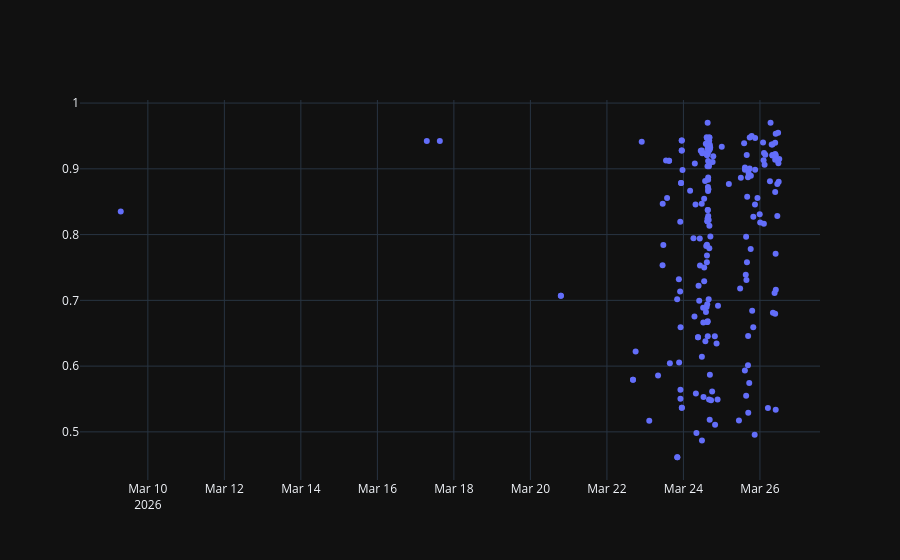

Notebook code for this chart:
### Code cell
fig=go.Figure()
fig.add_trace(go.Scatter(x=news_df.index,y=news_df['confidence'],mode='markers'))
fig.show()

### Figure 1 — Plotly figure (JSON) as saved in the notebook; plotly's stock layout.template omitted (floating-point values rounded to 4 significant figures; data arrays with more than 128 entries replaced by an {"elided": "..."} marker saying what was removed)
{"data": [{"mode": "markers", "x": {"elided": "200 str values"}, "y": {"elided": "200 float values"}, "type": "scatter"}], "layout": {}}
